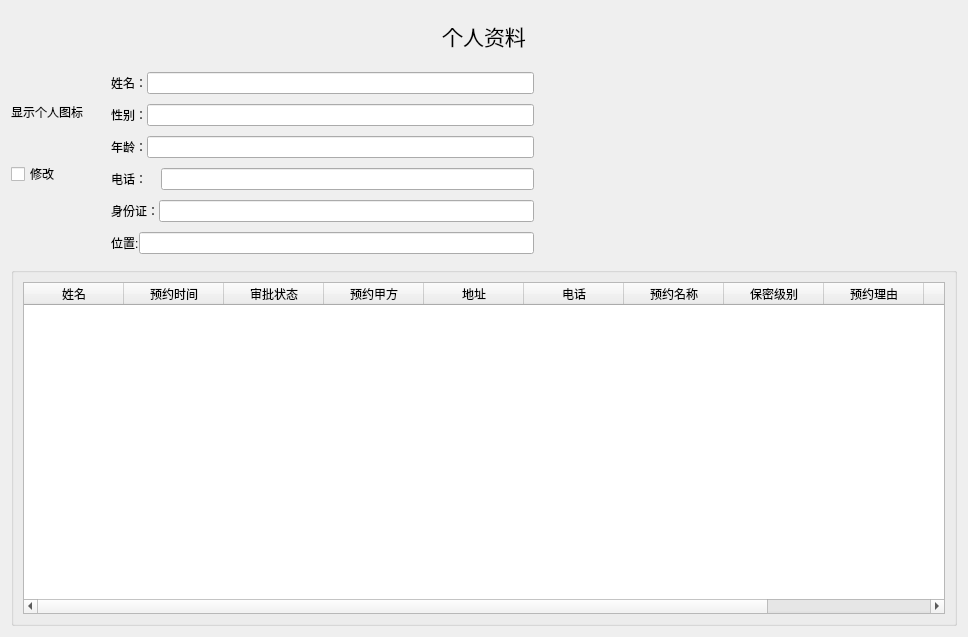
<?xml version="1.0" encoding="UTF-8"?>
<ui version="4.0">
 <class>PersonInfo</class>
 <widget class="QWidget" name="PersonInfo">
  <property name="geometry">
   <rect>
    <x>0</x>
    <y>0</y>
    <width>968</width>
    <height>637</height>
   </rect>
  </property>
  <property name="windowTitle">
   <string>Form</string>
  </property>
  <layout class="QVBoxLayout" name="verticalLayout_3">
   <item>
    <layout class="QVBoxLayout" name="verticalLayout_2" stretch="1,4,7">
     <property name="spacing">
      <number>0</number>
     </property>
     <item>
      <widget class="QLabel" name="label_8">
       <property name="text">
        <string>&lt;html&gt;&lt;head/&gt;&lt;body&gt;&lt;p align=&quot;center&quot;&gt;&lt;span style=&quot; font-size:16pt;&quot;&gt;个人资料&lt;/span&gt;&lt;/p&gt;&lt;/body&gt;&lt;/html&gt;</string>
       </property>
      </widget>
     </item>
     <item>
      <layout class="QHBoxLayout" name="horizontalLayout_7">
       <property name="spacing">
        <number>0</number>
       </property>
       <item>
        <layout class="QVBoxLayout" name="verticalLayout_4">
         <property name="spacing">
          <number>0</number>
         </property>
         <item>
          <widget class="QLabel" name="label">
           <property name="minimumSize">
            <size>
             <width>100</width>
             <height>100</height>
            </size>
           </property>
           <property name="text">
            <string>显示个人图标</string>
           </property>
          </widget>
         </item>
         <item>
          <widget class="QCheckBox" name="checkBox">
           <property name="text">
            <string>修改</string>
           </property>
          </widget>
         </item>
         <item>
          <spacer name="verticalSpacer">
           <property name="orientation">
            <enum>Qt::Vertical</enum>
           </property>
           <property name="sizeHint" stdset="0">
            <size>
             <width>20</width>
             <height>40</height>
            </size>
           </property>
          </spacer>
         </item>
        </layout>
       </item>
       <item>
        <layout class="QVBoxLayout" name="verticalLayout">
         <property name="spacing">
          <number>0</number>
         </property>
         <item>
          <layout class="QHBoxLayout" name="horizontalLayout">
           <property name="spacing">
            <number>0</number>
           </property>
           <item>
            <widget class="QLabel" name="label_2">
             <property name="text">
              <string>姓名：</string>
             </property>
            </widget>
           </item>
           <item>
            <widget class="QLineEdit" name="lineEdit"/>
           </item>
          </layout>
         </item>
         <item>
          <layout class="QHBoxLayout" name="horizontalLayout_2">
           <property name="spacing">
            <number>0</number>
           </property>
           <item>
            <widget class="QLabel" name="label_3">
             <property name="text">
              <string>性别：</string>
             </property>
            </widget>
           </item>
           <item>
            <widget class="QLineEdit" name="lineEdit_2"/>
           </item>
          </layout>
         </item>
         <item>
          <layout class="QHBoxLayout" name="horizontalLayout_3">
           <property name="spacing">
            <number>0</number>
           </property>
           <item>
            <widget class="QLabel" name="label_4">
             <property name="text">
              <string>年龄：</string>
             </property>
            </widget>
           </item>
           <item>
            <widget class="QLineEdit" name="lineEdit_3"/>
           </item>
          </layout>
         </item>
         <item>
          <layout class="QHBoxLayout" name="horizontalLayout_4">
           <property name="spacing">
            <number>0</number>
           </property>
           <item>
            <widget class="QLabel" name="label_5">
             <property name="minimumSize">
              <size>
               <width>50</width>
               <height>0</height>
              </size>
             </property>
             <property name="text">
              <string>电话：</string>
             </property>
            </widget>
           </item>
           <item>
            <widget class="QLineEdit" name="lineEdit_4"/>
           </item>
          </layout>
         </item>
         <item>
          <layout class="QHBoxLayout" name="horizontalLayout_5">
           <property name="spacing">
            <number>0</number>
           </property>
           <item>
            <widget class="QLabel" name="label_6">
             <property name="minimumSize">
              <size>
               <width>0</width>
               <height>0</height>
              </size>
             </property>
             <property name="text">
              <string>身份证：</string>
             </property>
            </widget>
           </item>
           <item>
            <widget class="QLineEdit" name="lineEdit_5"/>
           </item>
          </layout>
         </item>
         <item>
          <layout class="QHBoxLayout" name="horizontalLayout_6">
           <property name="spacing">
            <number>0</number>
           </property>
           <item>
            <widget class="QLabel" name="label_7">
             <property name="text">
              <string>位置:</string>
             </property>
            </widget>
           </item>
           <item>
            <widget class="QLineEdit" name="lineEdit_6"/>
           </item>
          </layout>
         </item>
        </layout>
       </item>
       <item>
        <spacer name="horizontalSpacer">
         <property name="orientation">
          <enum>Qt::Horizontal</enum>
         </property>
         <property name="sizeHint" stdset="0">
          <size>
           <width>40</width>
           <height>20</height>
          </size>
         </property>
        </spacer>
       </item>
      </layout>
     </item>
     <item>
      <widget class="QGroupBox" name="groupBox">
       <property name="title">
        <string/>
       </property>
       <layout class="QVBoxLayout" name="verticalLayout_5">
        <item>
         <widget class="QTableWidget" name="tableWidget">
          <column>
           <property name="text">
            <string>姓名</string>
           </property>
          </column>
          <column>
           <property name="text">
            <string>预约时间</string>
           </property>
          </column>
          <column>
           <property name="text">
            <string>审批状态</string>
           </property>
          </column>
          <column>
           <property name="text">
            <string>预约甲方</string>
           </property>
          </column>
          <column>
           <property name="text">
            <string>地址</string>
           </property>
          </column>
          <column>
           <property name="text">
            <string>电话</string>
           </property>
          </column>
          <column>
           <property name="text">
            <string>预约名称</string>
           </property>
          </column>
          <column>
           <property name="text">
            <string>保密级别</string>
           </property>
          </column>
          <column>
           <property name="text">
            <string>预约理由</string>
           </property>
          </column>
          <column>
           <property name="text">
            <string>预约类型</string>
           </property>
          </column>
          <column>
           <property name="text">
            <string>生成文件密码</string>
           </property>
          </column>
         </widget>
        </item>
       </layout>
      </widget>
     </item>
    </layout>
   </item>
  </layout>
 </widget>
 <resources/>
 <connections/>
</ui>
